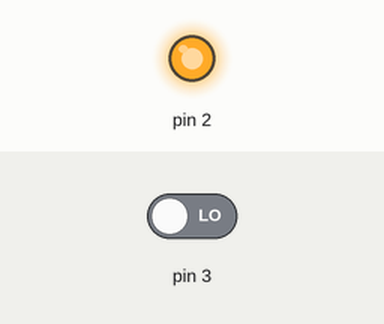
Simulated run of this sketch. Board: Arduino Uno, built with avr-gcc and run on an emulated ATmega328P. Parts: output pins drawn as LEDs (lit = HIGH). The inputs (shaded band) are chosen by the test bench; at power-on: pin 3 LOW.

Above: at 1.2 s.
1.3 s: pin 3 driven HIGH
At 2.4 s:
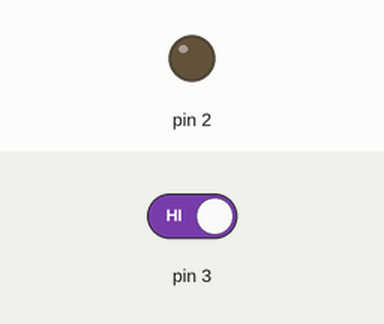
Timing chart, 0 to 4.3 s (numbered marks = the images above; inputs shaded):
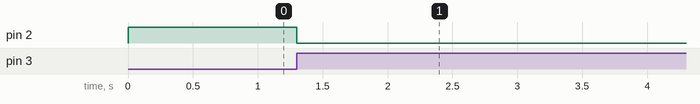

The sketch:

codigo.ino
```cpp
void setup()
{
  pinMode(2, OUTPUT);
  pinMode(3, INPUT);
  digitalWrite(2, HIGH);
}
int var;
void loop()
{
  var = digitalRead(3);
  if(var){
         digitalWrite(2, LOW);
   }
}
```

Measured:
- after the input at 1.3 s, pin 2: HIGH → LOW at once
